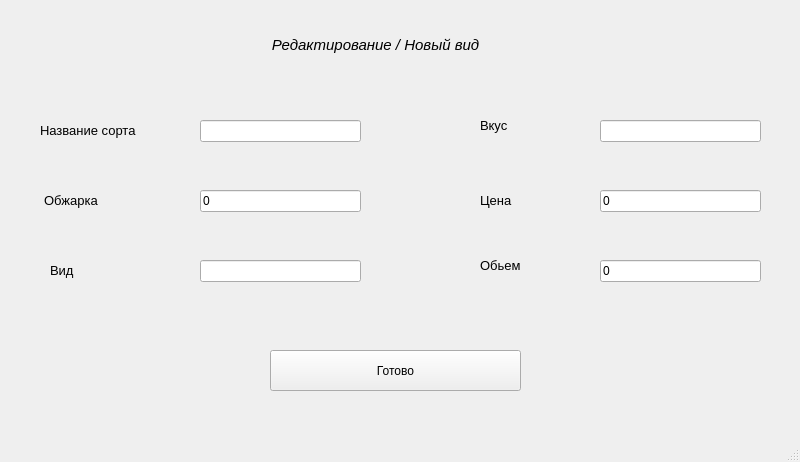
<?xml version="1.0" encoding="UTF-8"?>
<ui version="4.0">
 <class>MainWindow</class>
 <widget class="QMainWindow" name="MainWindow">
  <property name="geometry">
   <rect>
    <x>0</x>
    <y>0</y>
    <width>800</width>
    <height>462</height>
   </rect>
  </property>
  <property name="windowTitle">
   <string>MainWindow</string>
  </property>
  <widget class="QWidget" name="centralwidget">
   <widget class="QLineEdit" name="lineEdit">
    <property name="geometry">
     <rect>
      <x>200</x>
      <y>120</y>
      <width>161</width>
      <height>22</height>
     </rect>
    </property>
    <property name="text">
     <string> </string>
    </property>
   </widget>
   <widget class="QLineEdit" name="lineEdit_2">
    <property name="geometry">
     <rect>
      <x>200</x>
      <y>190</y>
      <width>161</width>
      <height>22</height>
     </rect>
    </property>
    <property name="text">
     <string>0</string>
    </property>
   </widget>
   <widget class="QLineEdit" name="lineEdit_3">
    <property name="geometry">
     <rect>
      <x>200</x>
      <y>260</y>
      <width>161</width>
      <height>22</height>
     </rect>
    </property>
    <property name="text">
     <string> </string>
    </property>
   </widget>
   <widget class="QLineEdit" name="lineEdit_4">
    <property name="geometry">
     <rect>
      <x>600</x>
      <y>120</y>
      <width>161</width>
      <height>22</height>
     </rect>
    </property>
    <property name="text">
     <string> </string>
    </property>
   </widget>
   <widget class="QLineEdit" name="lineEdit_5">
    <property name="geometry">
     <rect>
      <x>600</x>
      <y>190</y>
      <width>161</width>
      <height>22</height>
     </rect>
    </property>
    <property name="text">
     <string>0</string>
    </property>
   </widget>
   <widget class="QLineEdit" name="lineEdit_6">
    <property name="geometry">
     <rect>
      <x>600</x>
      <y>260</y>
      <width>161</width>
      <height>22</height>
     </rect>
    </property>
    <property name="text">
     <string>0</string>
    </property>
   </widget>
   <widget class="QLabel" name="label">
    <property name="geometry">
     <rect>
      <x>150</x>
      <y>30</y>
      <width>451</width>
      <height>31</height>
     </rect>
    </property>
    <property name="text">
     <string>&lt;html&gt;&lt;head/&gt;&lt;body&gt;&lt;p align=&quot;center&quot;&gt;&lt;span style=&quot; font-size:11pt; font-style:italic;&quot;&gt;Редактирование / Новый вид&lt;/span&gt;&lt;/p&gt;&lt;/body&gt;&lt;/html&gt;</string>
    </property>
   </widget>
   <widget class="QLabel" name="label_2">
    <property name="geometry">
     <rect>
      <x>40</x>
      <y>120</y>
      <width>151</width>
      <height>21</height>
     </rect>
    </property>
    <property name="text">
     <string>&lt;html&gt;&lt;head/&gt;&lt;body&gt;&lt;p&gt;&lt;span style=&quot; font-size:10pt;&quot;&gt;Название сорта&lt;/span&gt;&lt;/p&gt;&lt;/body&gt;&lt;/html&gt;</string>
    </property>
   </widget>
   <widget class="QLabel" name="label_3">
    <property name="geometry">
     <rect>
      <x>44</x>
      <y>185</y>
      <width>91</width>
      <height>31</height>
     </rect>
    </property>
    <property name="text">
     <string>&lt;html&gt;&lt;head/&gt;&lt;body&gt;&lt;p&gt;&lt;span style=&quot; font-size:10pt;&quot;&gt;Обжарка&lt;/span&gt;&lt;/p&gt;&lt;/body&gt;&lt;/html&gt;</string>
    </property>
   </widget>
   <widget class="QLabel" name="label_4">
    <property name="geometry">
     <rect>
      <x>50</x>
      <y>255</y>
      <width>91</width>
      <height>31</height>
     </rect>
    </property>
    <property name="text">
     <string>&lt;html&gt;&lt;head/&gt;&lt;body&gt;&lt;p&gt;&lt;span style=&quot; font-size:10pt;&quot;&gt;Вид&lt;/span&gt;&lt;/p&gt;&lt;/body&gt;&lt;/html&gt;</string>
    </property>
   </widget>
   <widget class="QLabel" name="label_5">
    <property name="geometry">
     <rect>
      <x>480</x>
      <y>110</y>
      <width>81</width>
      <height>31</height>
     </rect>
    </property>
    <property name="text">
     <string>&lt;html&gt;&lt;head/&gt;&lt;body&gt;&lt;p&gt;&lt;span style=&quot; font-size:10pt;&quot;&gt;Вкус&lt;/span&gt;&lt;/p&gt;&lt;/body&gt;&lt;/html&gt;</string>
    </property>
   </widget>
   <widget class="QLabel" name="label_6">
    <property name="geometry">
     <rect>
      <x>480</x>
      <y>185</y>
      <width>101</width>
      <height>31</height>
     </rect>
    </property>
    <property name="text">
     <string>&lt;html&gt;&lt;head/&gt;&lt;body&gt;&lt;p&gt;&lt;span style=&quot; font-size:10pt;&quot;&gt;Цена&lt;/span&gt;&lt;/p&gt;&lt;/body&gt;&lt;/html&gt;</string>
    </property>
   </widget>
   <widget class="QLabel" name="label_7">
    <property name="geometry">
     <rect>
      <x>480</x>
      <y>250</y>
      <width>91</width>
      <height>31</height>
     </rect>
    </property>
    <property name="text">
     <string>&lt;html&gt;&lt;head/&gt;&lt;body&gt;&lt;p&gt;&lt;span style=&quot; font-size:10pt;&quot;&gt;Обьем&lt;/span&gt;&lt;/p&gt;&lt;/body&gt;&lt;/html&gt;</string>
    </property>
   </widget>
   <widget class="QPushButton" name="pushButton">
    <property name="geometry">
     <rect>
      <x>270</x>
      <y>350</y>
      <width>251</width>
      <height>41</height>
     </rect>
    </property>
    <property name="text">
     <string>Готово</string>
    </property>
   </widget>
  </widget>
  <widget class="QMenuBar" name="menubar">
   <property name="geometry">
    <rect>
     <x>0</x>
     <y>0</y>
     <width>800</width>
     <height>26</height>
    </rect>
   </property>
  </widget>
  <widget class="QStatusBar" name="statusbar"/>
 </widget>
 <resources/>
 <connections/>
</ui>
